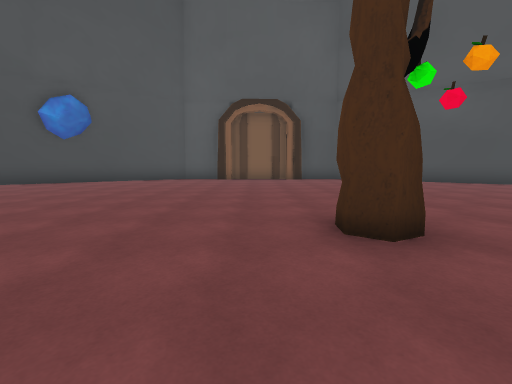
View 1 (above)

19 first-person views from a walk through a 3-D level made in the Unity game engine. The camera is 1.3 m above the floor, tilts 6° down and sees 90° across. The floor is counted in squares, 2 m on a side. Each view is taken from the middle of a square. On the plan, view 1 faces up. The plan holds only what a view shows up to about 9 squares ahead; the rest is blank. The place goes on beyond the plan. The player character is not drawn.

View 2
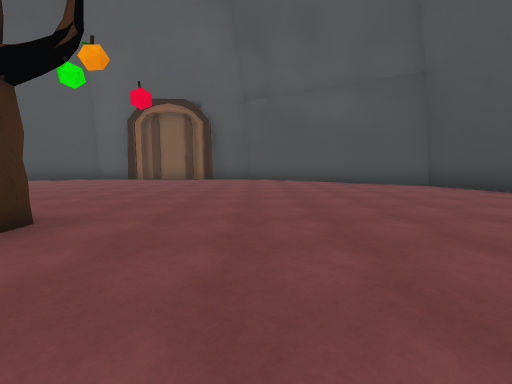

View 3
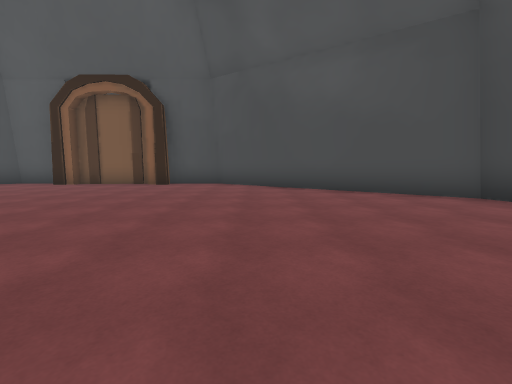

View 4
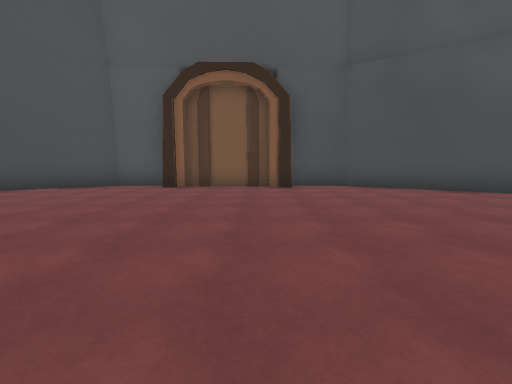

View 5
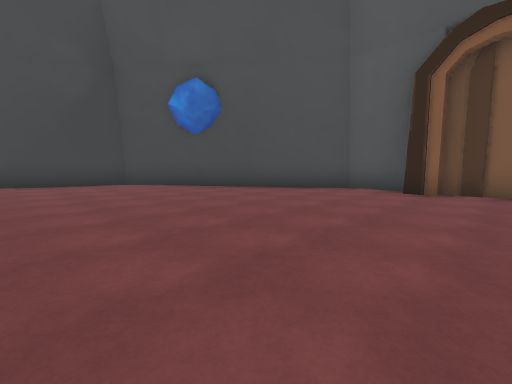

View 6
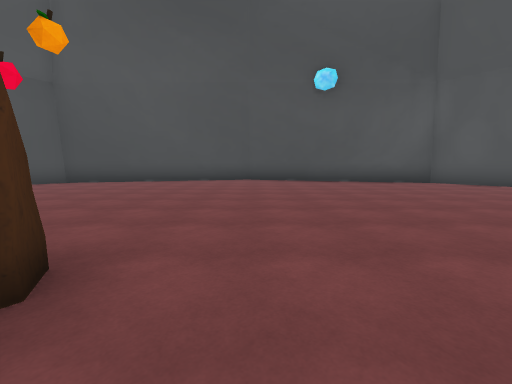

View 7
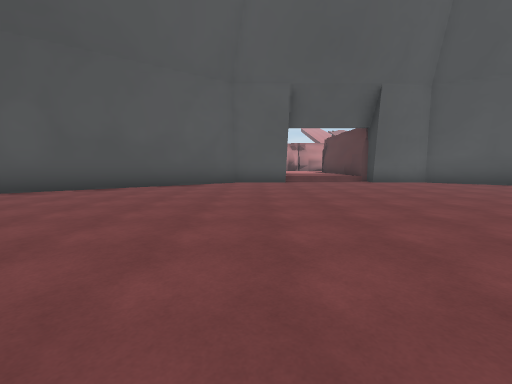

View 8
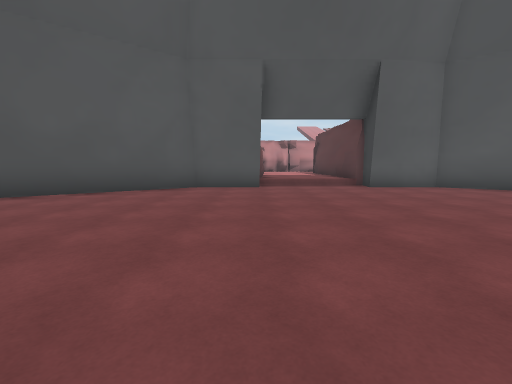

View 9
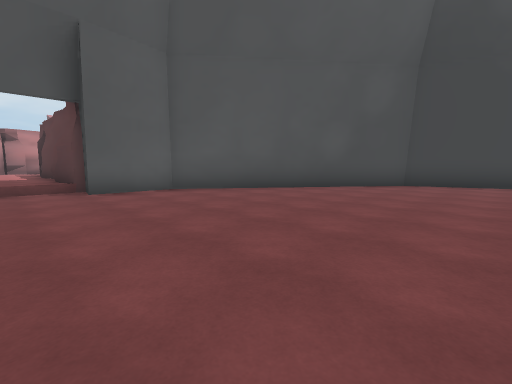

View 10
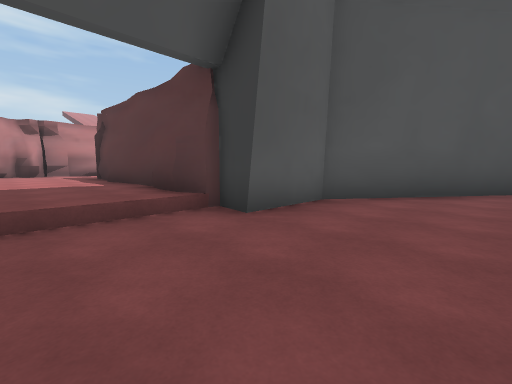

View 11
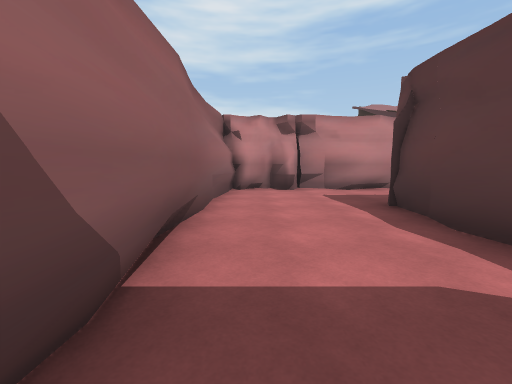

View 12
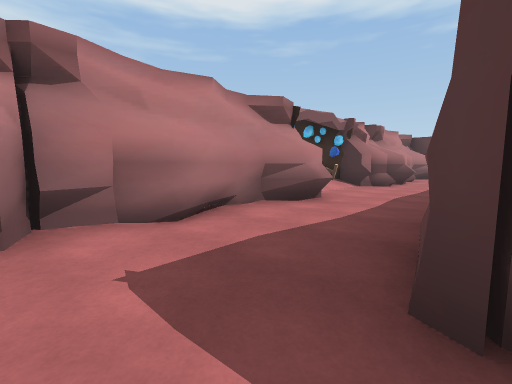

View 13
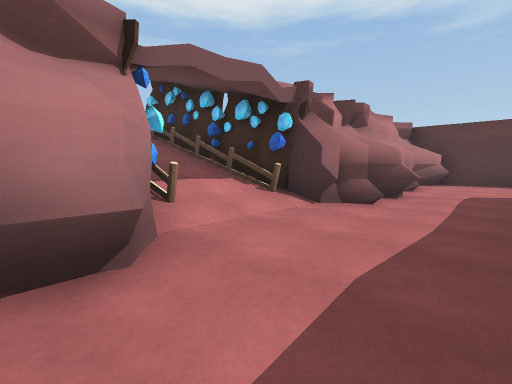

View 14
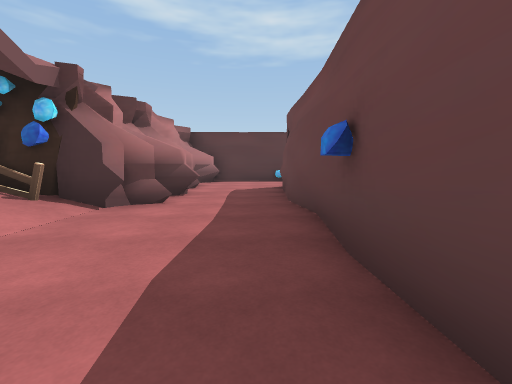

View 15
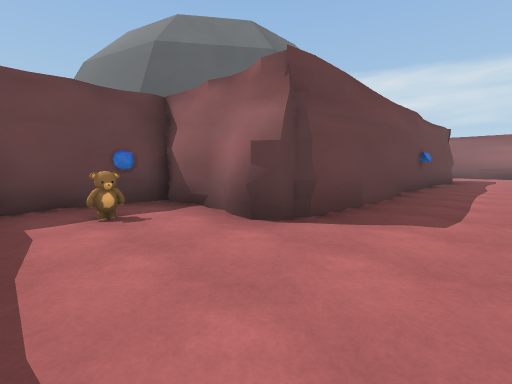

View 16
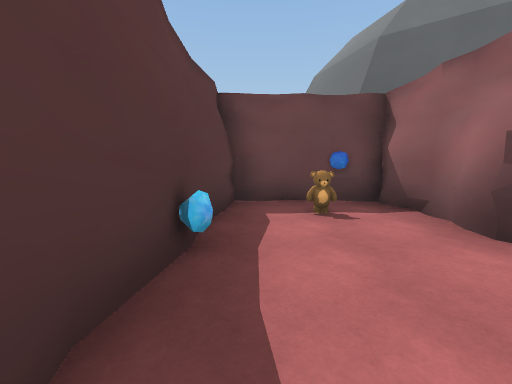

View 17
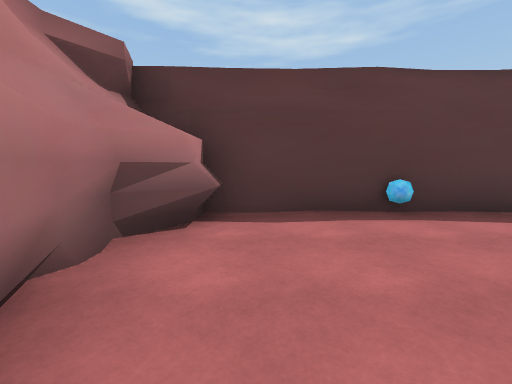

View 18
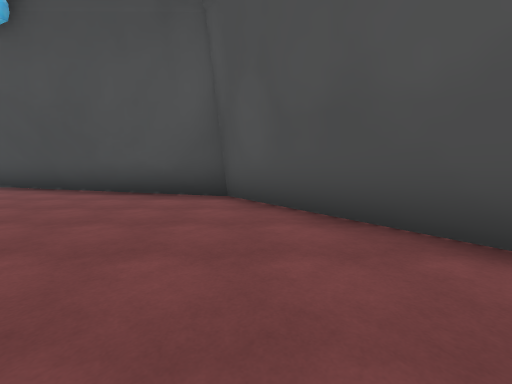

View 19
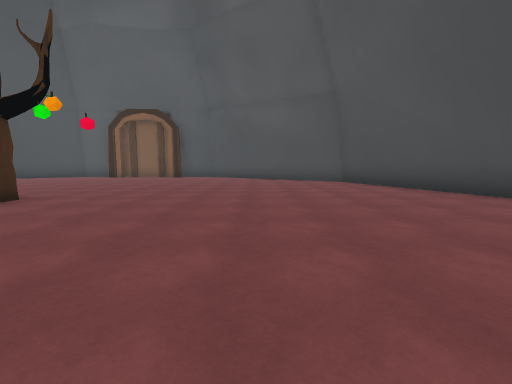

### Floor plan
Key: @ floor where view 1 was taken; # wall or solid block; . main floor; : floor 0.5 m higher than the main floor; T tree; G gem; O other object.
Columns run from 15 left of view 1 to 11 right of it. Each row starts with its distance up from view 1.
 12           #####OO####
 11          ##.........##
 10         ##...........###
  9       ###..............##
  8       #.................##
  7      ##..................#
  6      #...................#
  5      #...................##
  4            ...............#
  3             ....T.........#
  2              ...T.........#
  1              .............#
  0                @..........#
 -1                 .........##
 -2                 .........#
 -3      #...................#
 -4      #...................#
 -5      ##..................#
 -6       ##...............###
 -7        ##.............##
 -8         ###..........##
 -9           ##.......###
-10            ###...###
-11              ##::#
-12               #::#
-13 ####          #::#
-14 #::#          #::#
-15 #:O#          #::#
-16 #G:############::#
-17 #::::::::::::::::#
-18 #::::::::::::::::#
-19 ########::########
-20        #OOG

Positions as (right, up) in squares from view 1, and headings:
1: (0, 0), facing up
2: (4, 0), facing up
3: (5, 3), facing up
4: (1, 4), facing up
5: (0, 5), facing up-left
6: (0, 1), facing right
7: (3, 0), facing down
8: (2, -2), facing down
9: (0, -3), facing down-left
10: (1, -7), facing down-left
11: (1, -12), facing down
12: (0, -16), facing down-left
13: (-4, -17), facing down-left
14: (-4, -17), facing left
15: (-14, -18), facing up-right
16: (-14, -18), facing up
17: (-11, -18), facing left
18: (4, -6), facing right
19: (6, -2), facing up
